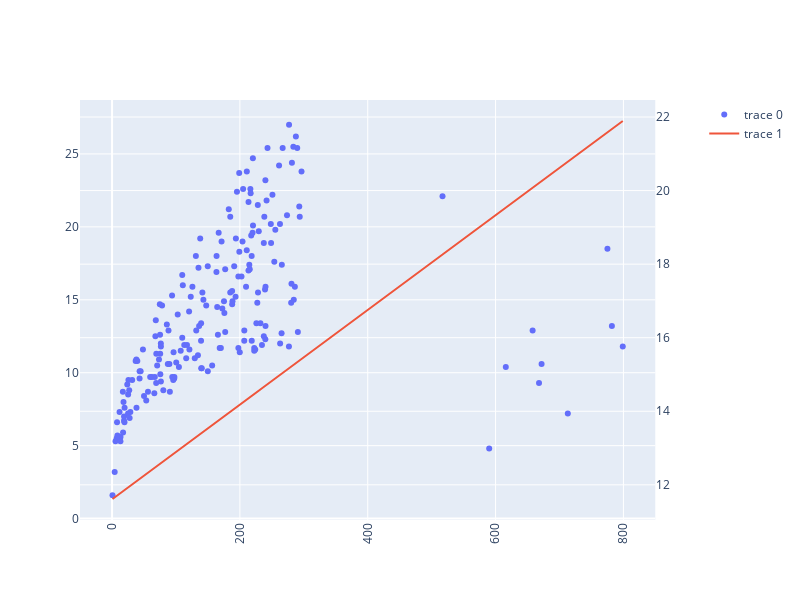

The cell this chart's notebook holds for it:
### Markdown cell above
We can visualize how well the line fits the data...

### Code cell
trace1= go.Scatter(mode='markers', x=sales_data['TV'], y=sales_data['Sales'])
trace2 = go.Scatter(x=sales_data['TV'], y=sales_data['TV'] * lr.coef_ + lr.intercept_)

fig = make_subplots(specs=[[{"secondary_y": True}]])
fig.add_trace(trace1)
fig.add_trace(trace2,secondary_y=True)
fig['layout'].update(height = 600, width = 800,xaxis=dict(tickangle=-90))
fig.show()

### Figure 1 — Plotly figure (JSON) as saved in the notebook; plotly's stock layout.template omitted (floating-point values rounded to 4 significant figures; data arrays with more than 128 entries replaced by an {"elided": "..."} marker saying what was removed)
{"data": [{"mode": "markers", "type": "scatter", "x": {"elided": "200 float values"}, "y": {"elided": "200 float values"}}, {"type": "scatter", "x": {"elided": "200 float values"}, "xaxis": "x", "y": {"elided": "200 float values"}, "yaxis": "y2"}], "layout": {"height": 600, "width": 800, "xaxis": {"anchor": "y", "domain": [0, 0.94], "tickangle": -90}, "yaxis": {"anchor": "x", "domain": [0, 1]}, "yaxis2": {"anchor": "x", "overlaying": "y", "side": "right"}}}
